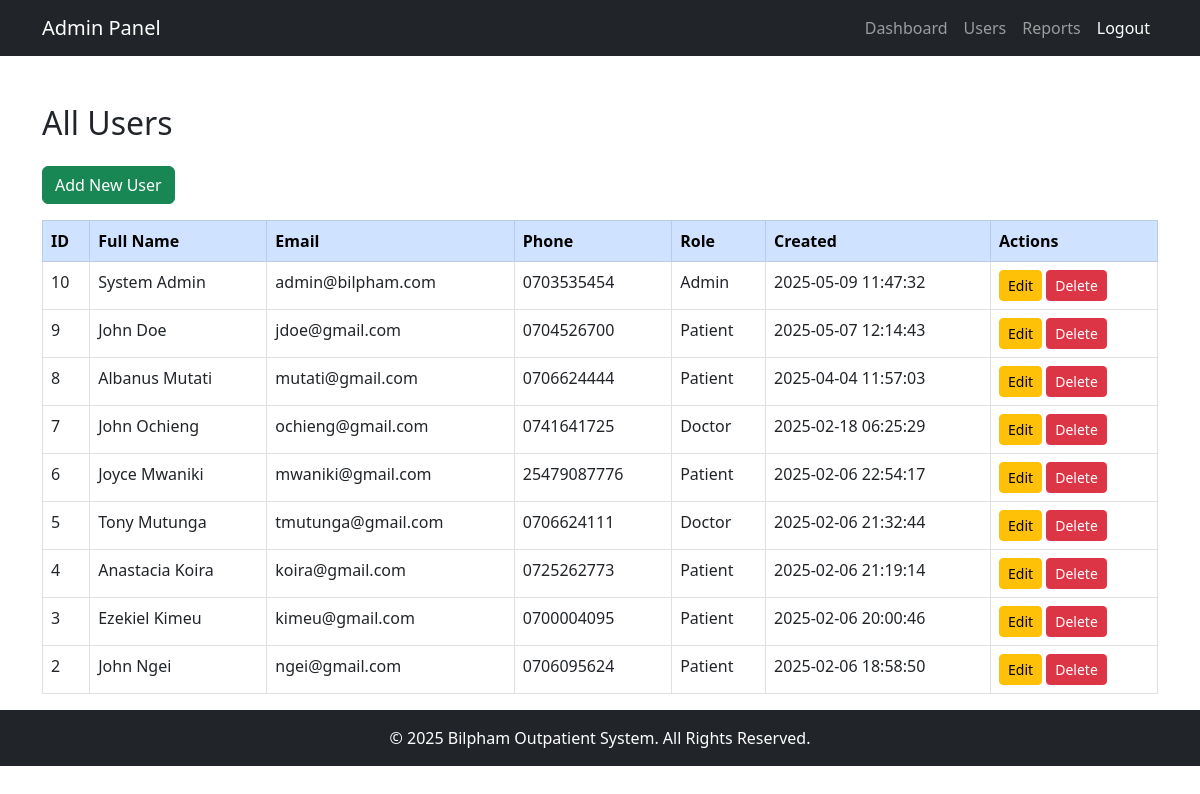
Page /admin/users.php (signed in) on the committed database.
### tables this page shows
CREATE TABLE `users` (
  `user_id` int NOT NULL AUTO_INCREMENT,
  `full_name` varchar(100) NOT NULL,
  `email` varchar(100) NOT NULL,
  `password_hash` varchar(255) NOT NULL,
  `phone_number` varchar(15) DEFAULT NULL,
  `role` enum('admin','doctor','patient') NOT NULL,
  `created_at` timestamp NULL DEFAULT CURRENT_TIMESTAMP,
  PRIMARY KEY (`user_id`),
  UNIQUE KEY `email` (`email`)
);

### admin/users.php (the view, shortened to what this page needs)
<?php
require_once "../config/db.php";
$result = $conn->query("SELECT user_id, full_name, email, phone_number, role, created_at FROM users ORDER BY created_at DESC");
?>
<!DOCTYPE html>
<html lang="en">
<head>
  <link rel="stylesheet" href="https://cdn.jsdelivr.net/npm/bootstrap@5.3.0/dist/css/bootstrap.min.css">
</head>
<body>
<?php include "navbar.php"; ?>
<div class="container mt-5">
  <h2 class="mb-4">All Users</h2>
  <a href="add_user.php" class="btn btn-success mb-3">Add New User</a>
  <table class="table table-bordered">
    <thead class="table-primary">
      <tr>
        <th>ID</th>
        <th>Full Name</th>
        <th>Email</th>
        <th>Phone</th>
        <th>Role</th>
        <th>Created</th>
        <th>Actions</th>
      </tr>
    </thead>
    <tbody>
      <?php while($row = $result->fetch_assoc()): ?>
        <tr>
          <td><?= $row["user_id"] ?></td>
          <td><?= $row["full_name"] ?></td>
          <td><?= $row["email"] ?></td>
          <td><?= $row["phone_number"] ?></td>
          <td><?= ucfirst($row["role"]) ?></td>
          <td><?= $row["created_at"] ?></td>
          <td>
            <a href="edit_user.php?id=<?= $row["user_id"] ?>" class="btn btn-sm btn-warning">Edit</a>
            <a href="delete_user.php?id=<?= $row["user_id"] ?>" class="btn btn-sm btn-danger" onclick="return confirm('Delete this user?');">Delete</a>
          </td>
        </tr>
      <?php endwhile; ?>
    </tbody>
  </table>
</div>
<?php include "../partials/footer.php"; ?>
</body>
</html>

### rows in the picture
users: user_id "10", full_name "System Admin", email "admin@bilpham.com", phone_number "0703535454", role "Admin", created_at "2025-05-09 11:47:32"
users: user_id "9", full_name "John Doe", email "jdoe@gmail.com", phone_number "0704526700", role "Patient", created_at "2025-05-07 12:14:43"
users: user_id "8", full_name "Albanus Mutati", email "mutati@gmail.com", phone_number "0706624444", role "Patient", created_at "2025-04-04 11:57:03"
users: user_id "7", full_name "John Ochieng", email "ochieng@gmail.com", phone_number "0741641725", role "Doctor", created_at "2025-02-18 06:25:29"
users: user_id "6", full_name "Joyce Mwaniki", email "mwaniki@gmail.com", phone_number "25479087776", role "Patient", created_at "2025-02-06 22:54:17"
users: user_id "5", full_name "Tony Mutunga", email "tmutunga@gmail.com", phone_number "0706624111", role "Doctor", created_at "2025-02-06 21:32:44"
users: user_id "4", full_name "Anastacia Koira", email "koira@gmail.com", phone_number "0725262773", role "Patient", created_at "2025-02-06 21:19:14"
users: user_id "3", full_name "Ezekiel Kimeu", email "kimeu@gmail.com", phone_number "0700004095", role "Patient", created_at "2025-02-06 20:00:46"
users: user_id "2", full_name "John Ngei", email "ngei@gmail.com", phone_number "0706095624", role "Patient", created_at "2025-02-06 18:58:50"
